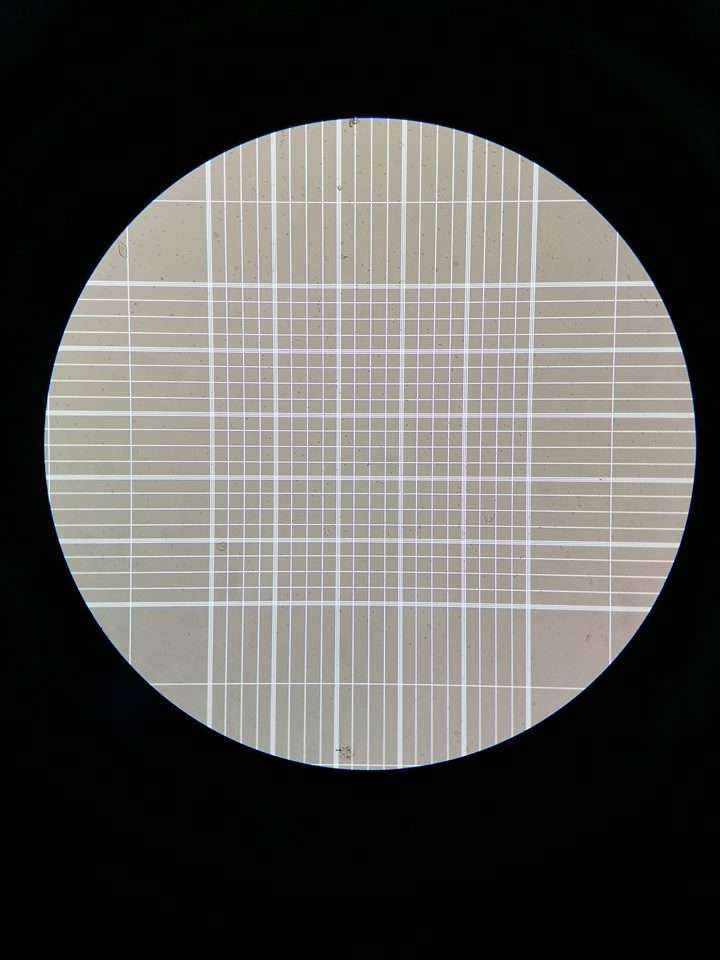
#> input picture Finish/pic/3.jpg, 720 x 960 px
$ python finish.py
#> lines starting #> are read from the running program, lines starting #| are printed output that depends on the picture; after the words box and inside, x2 and y2 are one past the last pixel; in counts of white or black regions, pixels touching at a corner belong together
#cv version 3.4.2
import sys
import cv2
import cv2 as cv
import numpy as np

images = "pic/3"

original = cv2.imread(images+".jpg")
#> original is the input picture: shape (960, 720, 3); mean B, G, R 80.6, 84.4, 85.3
img = cv2.imread(images+".jpg",0)
#> img: shape (960, 720); min 0, max 255, mean 84.1
src = cv2.imread(images+".jpg", cv.IMREAD_COLOR)

# Create mask
height,width = img.shape
#> height = 960; width = 720
mask = np.zeros((height,width), np.uint8)

# Create mask thresh for equl 1
gray = cv2.cvtColor(original, cv2.COLOR_BGR2GRAY)
ret, thresh = cv2.threshold(gray, 50, 255, cv2.THRESH_BINARY)
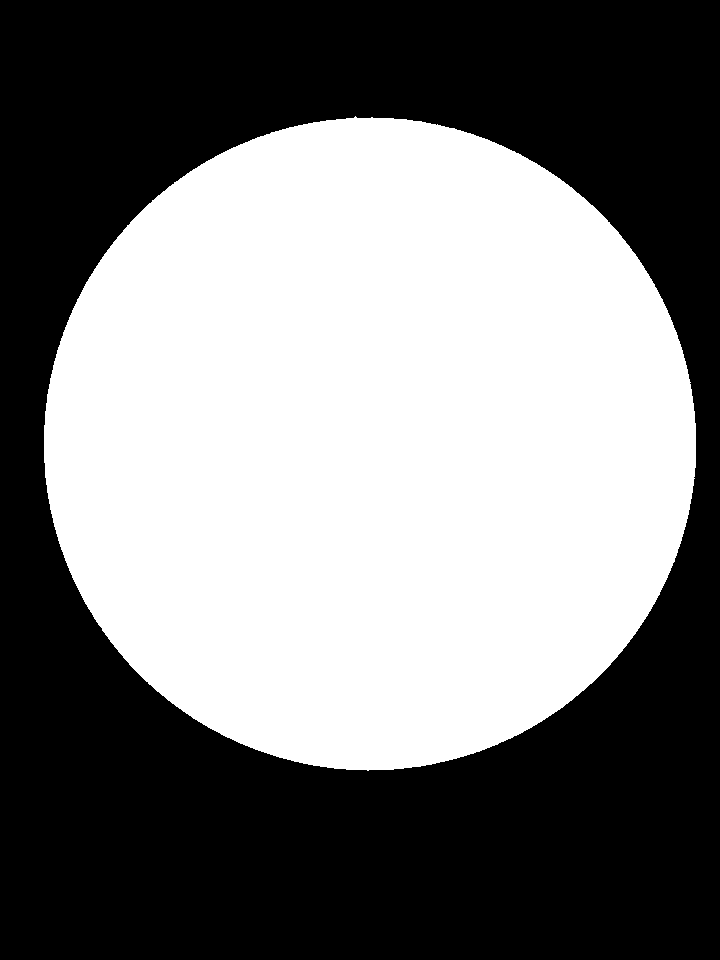
#> thresh: shape (960, 720); 48.4% white; 1 white region, box (x1, y1, x2, y2) and area: (44, 116, 696, 771) 334394

# Create mask thresh for equl 2
gray = cv.cvtColor(src, cv.COLOR_BGR2GRAY)
gray = cv.medianBlur(gray, 5)
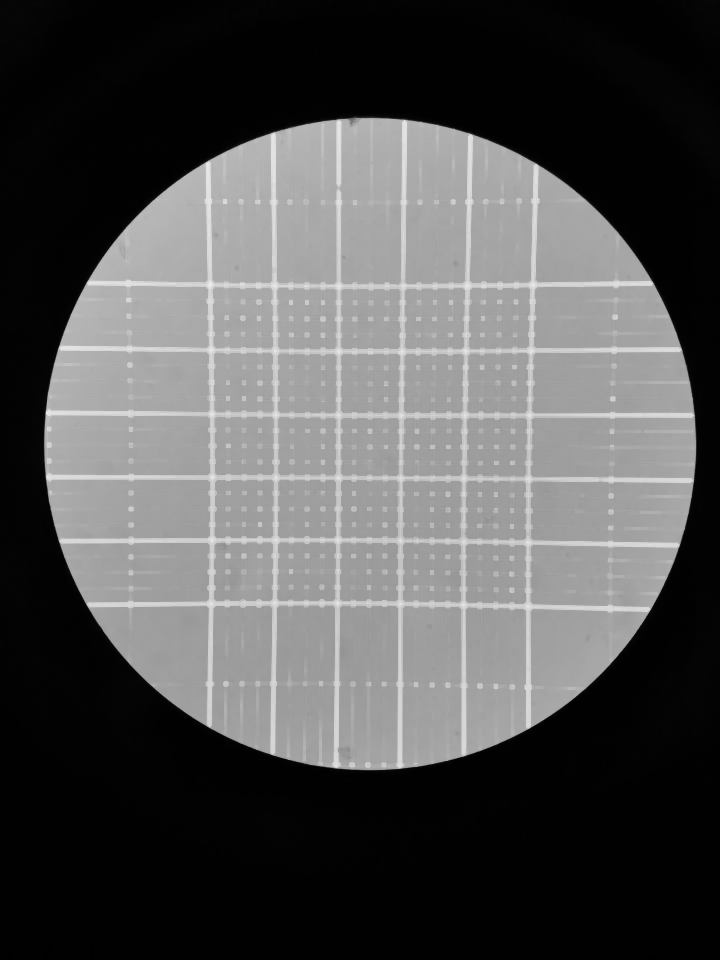
#> gray: shape (960, 720); min 0, max 237, mean 82.4
rows = gray.shape[0]
#> rows = 960
circles = cv.HoughCircles(gray, cv.HOUGH_GRADIENT, 1,200)
#> circles = [[369.5, 441.5, 324.9]]

if circles is not None:
    for i in circles[0,:]:
        circles = np.uint16(np.around(circles))
        center = (i[0], i[1])
        i[2]=i[2]+4

        # Draw on mask
        cv2.circle(mask,(i[0],i[1]),i[2],(255,255,255),thickness=-1)

        # circle center
        #cv.circle(original, center, 1, (0, 255, 0), 5)

        # circle outline
        radius = i[2]
#> this loop made 1 pass
#> (circles, radius) on pass 1: ([[370, 442, 325]], 328.9)
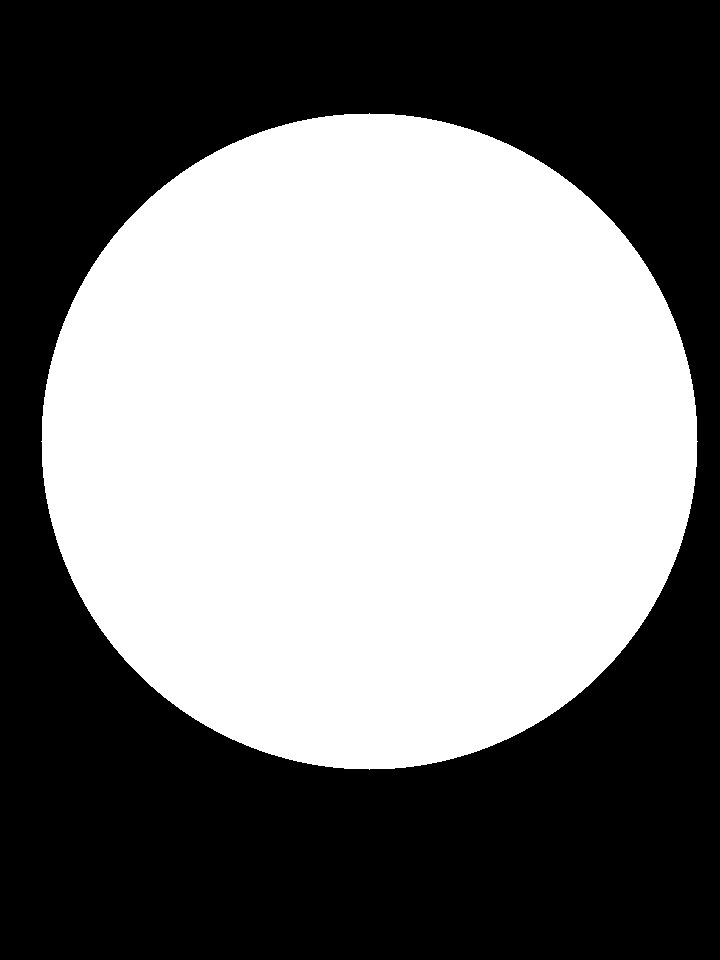
#> mask: shape (960, 720); 48.9% white; 1 white region
        #cv.circle(original, center, radius, (0, 255, 0), 1)

# Copy that image using that mask
masked_data = cv2.bitwise_and(original, original, mask=mask)
#print(masked_data)

# Apply Threshold
_,threshs = cv2.threshold(mask,1,255,cv2.THRESH_BINARY)

# Find Contour
contours = cv2.findContours(thresh,cv2.RETR_EXTERNAL,cv2.CHAIN_APPROX_SIMPLE)
#> contours = 1 contour; box (x1, y1, x2, y2) and area: (44, 116, 696, 771) 333468
#> (the run stopped early here; a loop or call above may not have finished)

$ run again, with Finish/pic/10.jpg copied over Finish/pic/3.jpg
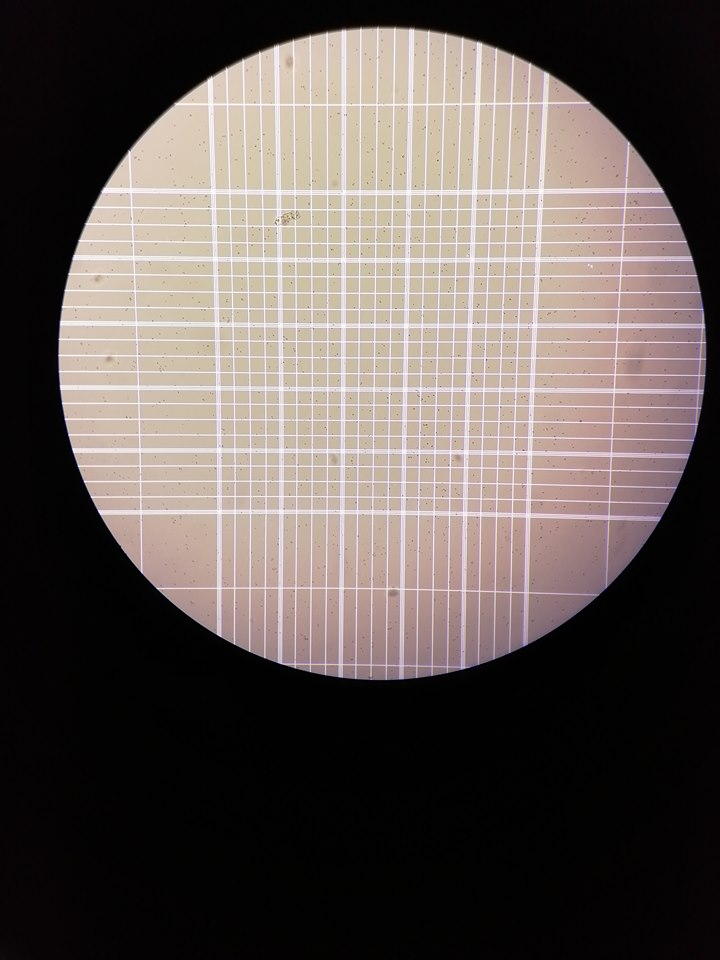
#> input picture Finish/pic/10.jpg, 720 x 960 px
#> original is the input picture: shape (960, 720, 3); mean B, G, R 85.2, 88.9, 98.3
#> `ret, thresh = cv2.threshold(gray, 50, 255, cv2.THRESH_BINARY)`:
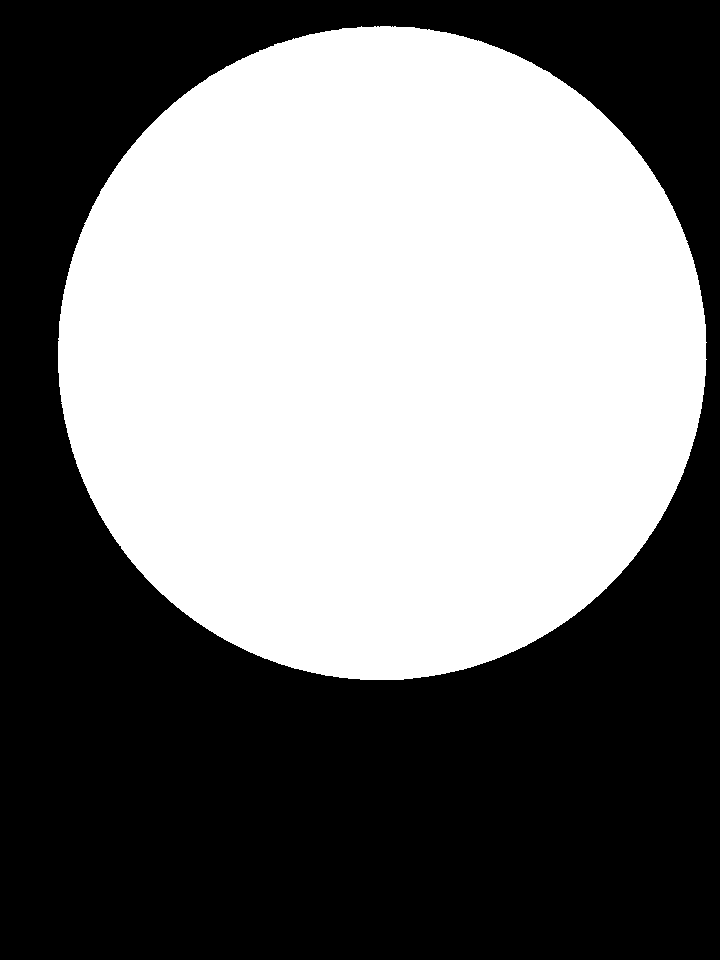
#> thresh: shape (960, 720); 48.2% white; 1 white region, box (x1, y1, x2, y2) and area: (58, 26, 707, 680) 332976
#> `circles = cv.HoughCircles(gray, cv.HOUGH_GRADIENT, 1,200)`: circles = [[382.5, 350.5, 322.8]]
#> the loop `for i in circles[0,:]:` made 1 pass
#> (circles, radius) on pass 1: ([[382, 350, 323]], 326.8)
#> after the loop `for i in circles[0,:]:`:
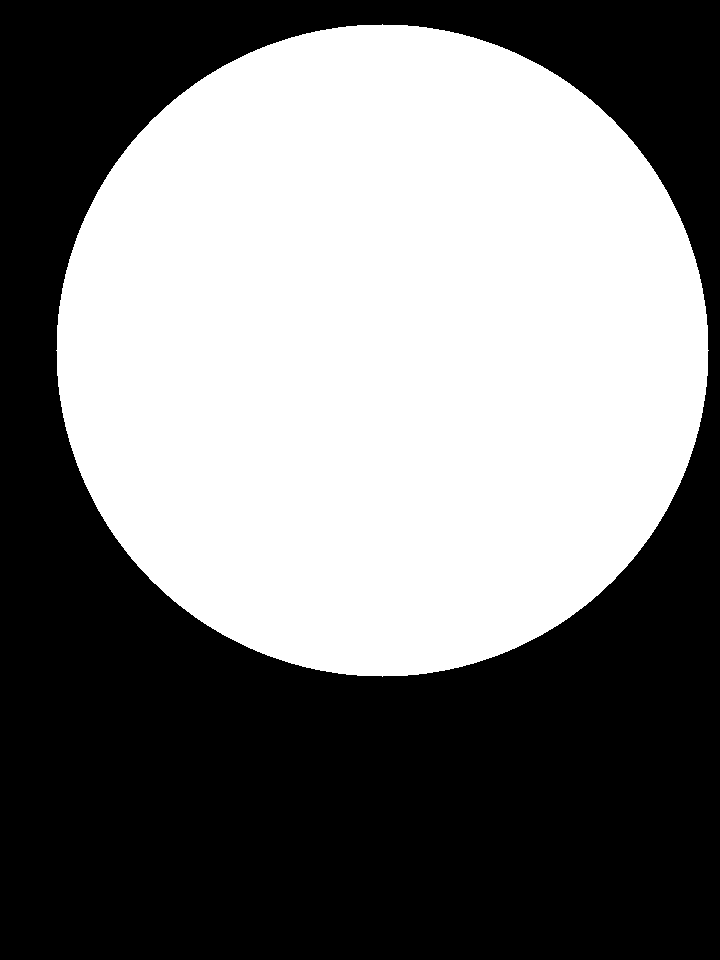
#> mask: shape (960, 720); 48.3% white; 1 white region
#> contours = 1 contour; box (x1, y1, x2, y2) and area: (58, 26, 707, 680) 332054

$ run again, with Finish/pic/11.jpg copied over Finish/pic/3.jpg
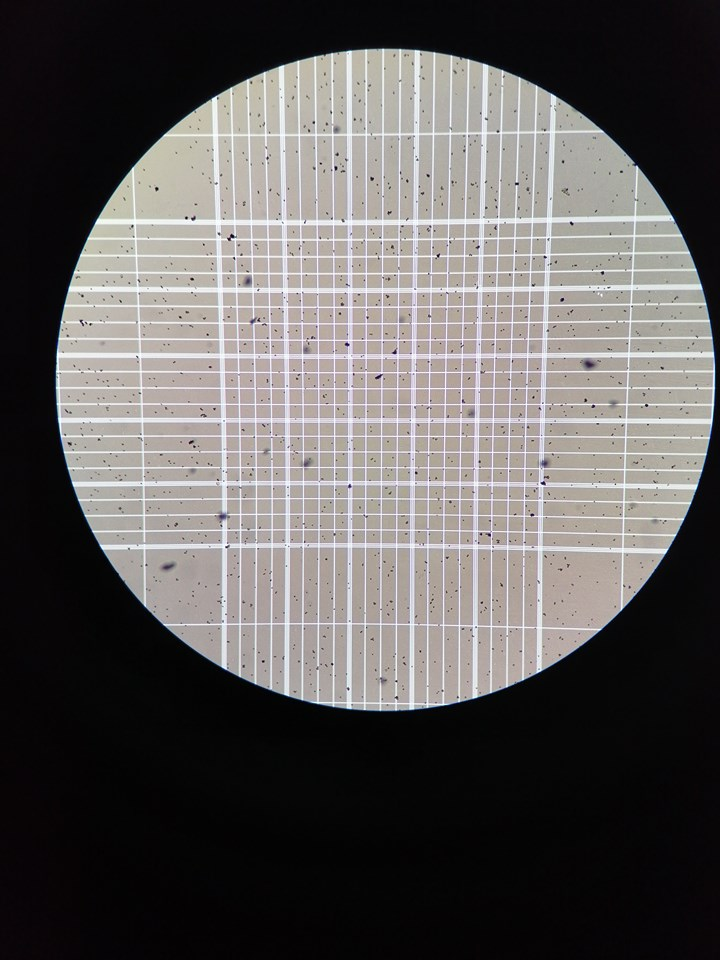
#> input picture Finish/pic/11.jpg, 720 x 960 px
#> original is the input picture: shape (960, 720, 3); mean B, G, R 91.3, 92.3, 95.5
#> `ret, thresh = cv2.threshold(gray, 50, 255, cv2.THRESH_BINARY)`:
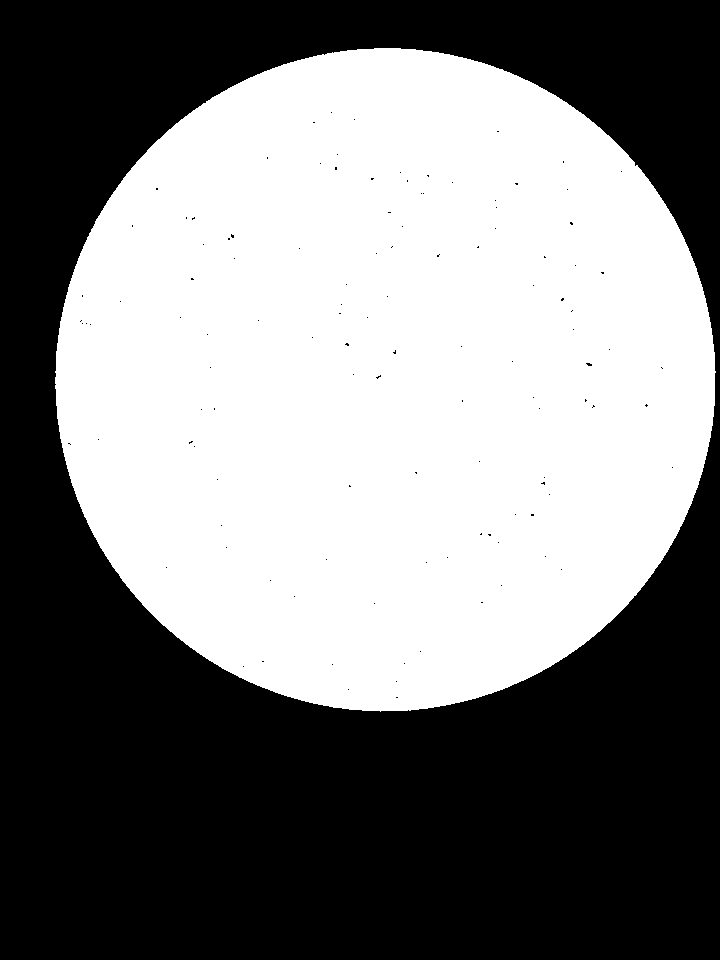
#> thresh: shape (960, 720); 49.7% white; 1 white region, box (x1, y1, x2, y2) and area: (55, 48, 716, 712) 343392
#> `circles = cv.HoughCircles(gray, cv.HOUGH_GRADIENT, 1,200)`: circles = [[384.5, 379.5, 330.4]]
#> the loop `for i in circles[0,:]:` made 1 pass
#> (circles, radius) on pass 1: ([[384, 380, 330]], 334.4)
#> after the loop `for i in circles[0,:]:`:
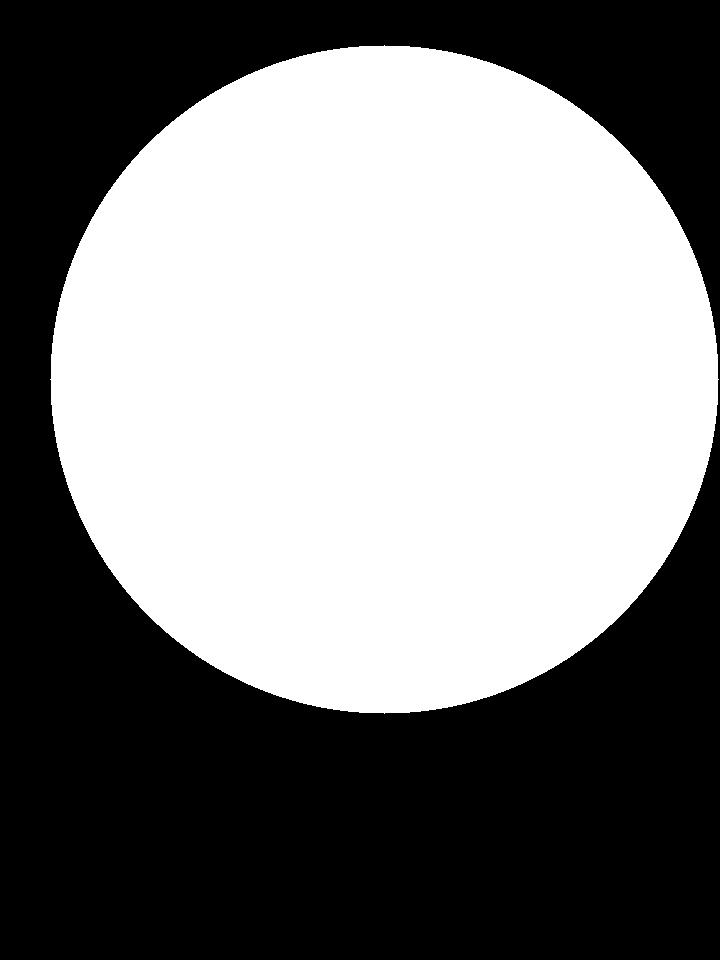
#> mask: shape (960, 720); 50.7% white; 1 black region
#> contours = 1 contour; box (x1, y1, x2, y2) and area: (55, 48, 716, 712) 342722
